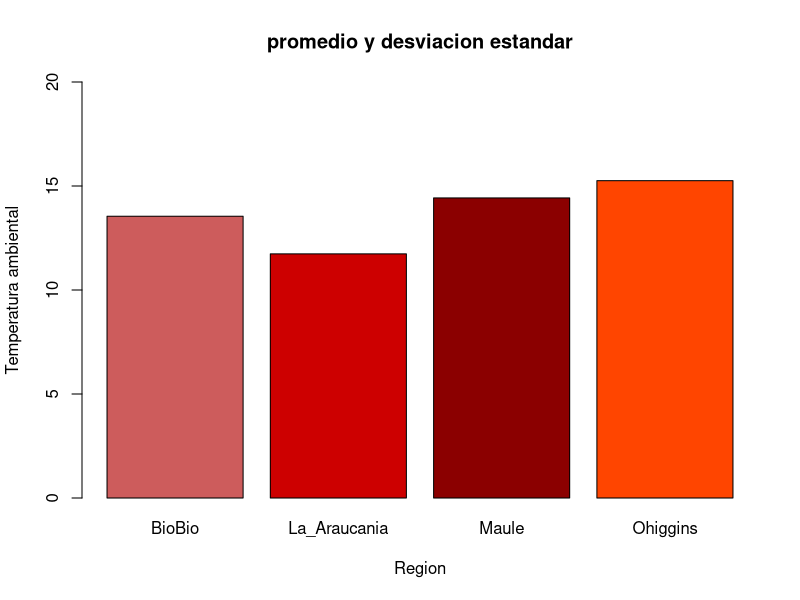
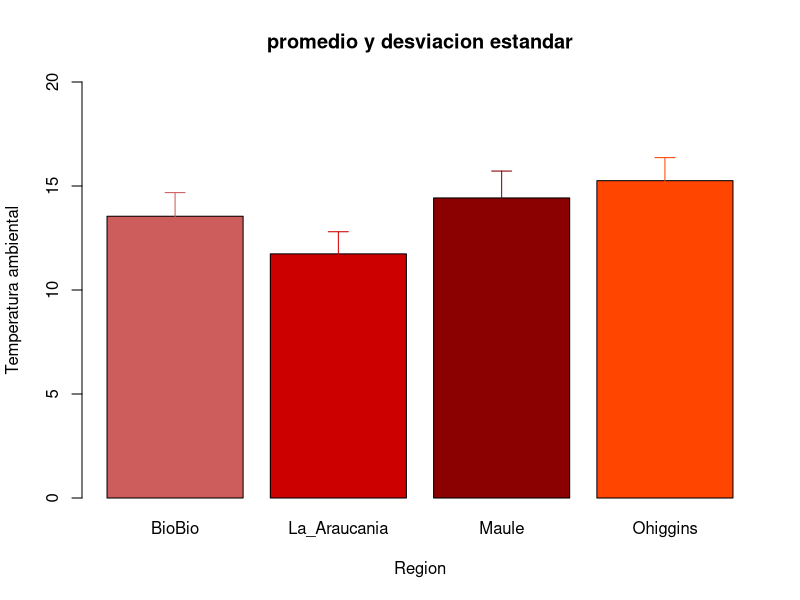

Reproduce these figures in R, in order.
## ---- chunk 1
library(readxl)
data <- read.csv("./datos/dataset.csv")

## ---- chunk 2
mean(data$Temperatura)
## ---- chunk 3
median(data$Temperatura)
## ---- chunk 4
subset_data <- data$Region == "Maule"
subset_data
## ---- chunk 5
mean(data$Temperatura[subset_data])
## ---- chunk 6
length(data$Temperatura[subset_data])
## ---- chunk 7
subset1<-data$Region == "Ohiggins"
mean(data$Temperatura[subset1])

## ---- chunk 8
subset2<-data$Region == "Maule"
mean(data$Temperatura[subset2])

## ---- chunk 9
subset3<-data$Region == "BioBio"
mean(data$Temperatura[subset3])
## ---- chunk 10
subset4<-data$Region == "La_Araucania"
mean(data$Temperatura[subset4])
## ---- chunk 11
tapply(data$Temperatura,data$Region,mean)

## ---- chunk 12
Temperatura_regional<-tapply(data$Temperatura,data$Region,mean)
Temperatura_regional

## ---- chunk 13
sd(data$Temperatura)
## ---- chunk 14
var(data$Temperatura)
## ---- chunk 15
desvest <- sqrt(var(data$Temperatura))
## ---- chunk 16
desvest_temperatura <- tapply(data$Temperatura,data$Region,sd)
desvest_temperatura

## ---- chunk 17
cv_temperatura<- (sd(data$Temperatura)/mean(data$Temperatura))*100
cv_temperatura

## ---- chunk 18
cv_superficie<- (sd(data$Hectareas)/mean(data$Hectareas))*100
cv_superficie

## ---- chunk 19
promedio_temp<-tapply(data$Temperatura,data$Region, mean)
promedio_temp
## ---- chunk 20
mediana_temp<-tapply(data$Temperatura,data$Region, median)
mediana_temp
## ---- chunk 21
desvest_temp<-tapply(data$Temperatura,data$Region, sd)
desvest_temp
## ---- chunk 22
coefvar_temp<- (desvest_temperatura/promedio_temp)*100
coefvar_temp
## ---- chunk 23
tabla_resumen<-cbind(promedio_temp,mediana_temp, desvest_temp, coefvar_temp)
tabla_resumen

## ---- chunk 24
promedio_temp<-tapply(data$Temperatura,data$Region, mean)
promedio_temp
## ---- chunk 25
desvest_temp<-tapply(data$Temperatura,data$Region, sd)
desvest_temp
## ---- chunk 26
GRAFICO<- barplot(promedio_temp, ylim=c(0,20), xlab="Region", ylab="Temperatura ambiental",col=c("indianred","red3","red4","orangered"), main= "promedio y desviacion estandar")

## ---- chunk 27
GRAFICO<- barplot(promedio_temp, ylim=c(0,20), xlab="Region", ylab="Temperatura ambiental",col=c("indianred","red3","red4","orangered"), main= "promedio y desviacion estandar")
arrows(GRAFICO, promedio_temp + desvest_temp, GRAFICO, promedio_temp - desvest_temp,
       angle = 90, code = 1, length = 0.1, col = c("indianred","red3","red4","orangered"))

